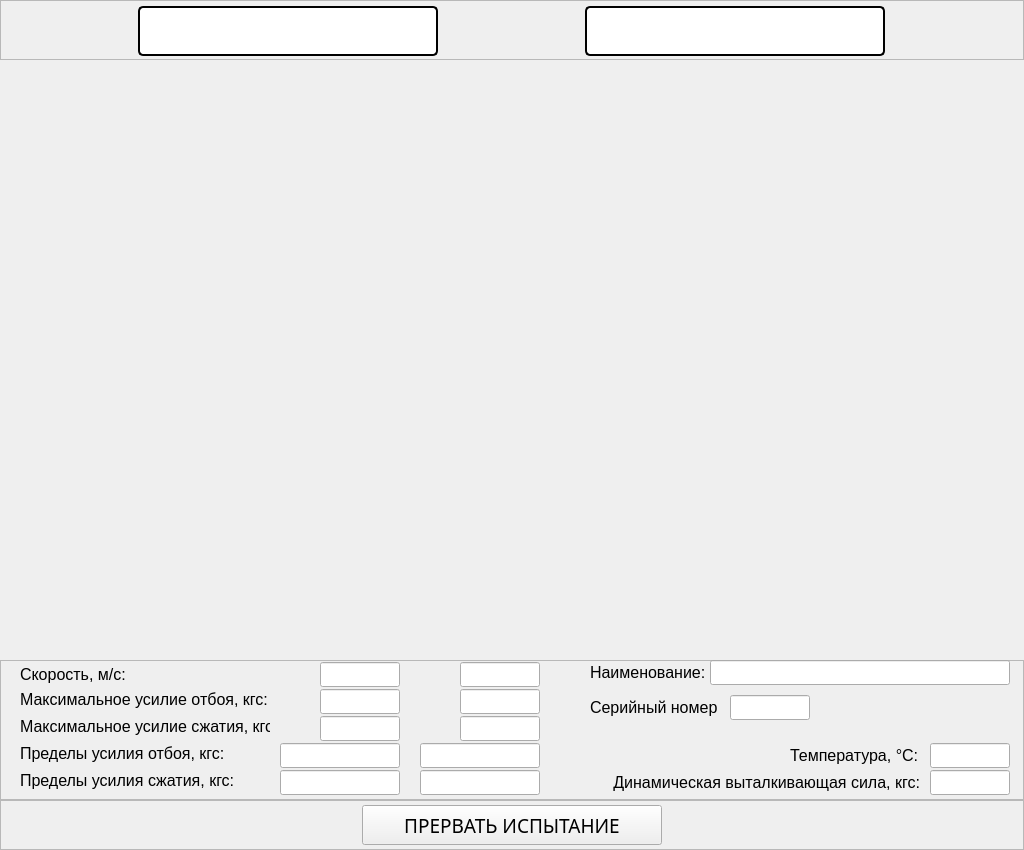
            <widget class="QWidget" name="test_conv_page_4">
             <layout class="QVBoxLayout" name="verticalLayout_2">
              <property name="spacing">
               <number>0</number>
              </property>
              <property name="leftMargin">
               <number>0</number>
              </property>
              <property name="topMargin">
               <number>0</number>
              </property>
              <property name="rightMargin">
               <number>0</number>
              </property>
              <property name="bottomMargin">
               <number>0</number>
              </property>
              <item>
               <widget class="QFrame" name="frame_signal">
                <property name="minimumSize">
                 <size>
                  <width>1024</width>
                  <height>60</height>
                 </size>
                </property>
                <property name="maximumSize">
                 <size>
                  <width>16777215</width>
                  <height>60</height>
                 </size>
                </property>
                <property name="frameShape">
                 <enum>QFrame::StyledPanel</enum>
                </property>
                <property name="frameShadow">
                 <enum>QFrame::Raised</enum>
                </property>
                <layout class="QHBoxLayout" name="horizontalLayout_5">
                 <property name="spacing">
                  <number>10</number>
                 </property>
                 <property name="leftMargin">
                  <number>0</number>
                 </property>
                 <property name="topMargin">
                  <number>5</number>
                 </property>
                 <property name="rightMargin">
                  <number>0</number>
                 </property>
                 <property name="bottomMargin">
                  <number>5</number>
                 </property>
                 <item>
                  <widget class="QLineEdit" name="first_signal">
                   <property name="minimumSize">
                    <size>
                     <width>300</width>
                     <height>50</height>
                    </size>
                   </property>
                   <property name="maximumSize">
                    <size>
                     <width>300</width>
                     <height>50</height>
                    </size>
                   </property>
                   <property name="styleSheet">
                    <string notr="true">QLineEdit 
{
	background-color: rgb(255, 255, 255);

	border: 2px rgb(0, 0, 0);
	border-radius: 5px;

	border-style: outset;

	padding: 5px;
}</string>
                   </property>
                   <property name="readOnly">
                    <bool>true</bool>
                   </property>
                  </widget>
                 </item>
                 <item>
                  <widget class="QLineEdit" name="second_signal">
                   <property name="minimumSize">
                    <size>
                     <width>300</width>
                     <height>50</height>
                    </size>
                   </property>
                   <property name="maximumSize">
                    <size>
                     <width>300</width>
                     <height>50</height>
                    </size>
                   </property>
                   <property name="styleSheet">
                    <string notr="true">QLineEdit 
{
	background-color: rgb(255, 255, 255);

	border: 2px rgb(0, 0, 0);
	border-radius: 5px;

	border-style: outset;

	padding: 5px;
}</string>
                   </property>
                   <property name="readOnly">
                    <bool>true</bool>
                   </property>
                  </widget>
                 </item>
                </layout>
               </widget>
              </item>
              <item>
               <widget class="PlotWidget" name="conv_GraphWidget" native="true">
                <property name="minimumSize">
                 <size>
                  <width>1024</width>
                  <height>600</height>
                 </size>
                </property>
                <property name="maximumSize">
                 <size>
                  <width>16777215</width>
                  <height>16777215</height>
                 </size>
                </property>
               </widget>
              </item>
              <item>
               <widget class="QFrame" name="frame_2">
                <property name="minimumSize">
                 <size>
                  <width>1024</width>
                  <height>140</height>
                 </size>
                </property>
                <property name="maximumSize">
                 <size>
                  <width>16777215</width>
                  <height>140</height>
                 </size>
                </property>
                <property name="frameShape">
                 <enum>QFrame::StyledPanel</enum>
                </property>
                <property name="frameShadow">
                 <enum>QFrame::Raised</enum>
                </property>
                <widget class="QLabel" name="lbl_8">
                 <property name="geometry">
                  <rect>
                   <x>20</x>
                   <y>29</y>
                   <width>250</width>
                   <height>20</height>
                  </rect>
                 </property>
                 <property name="minimumSize">
                  <size>
                   <width>0</width>
                   <height>0</height>
                  </size>
                 </property>
                 <property name="maximumSize">
                  <size>
                   <width>16777215</width>
                   <height>16777215</height>
                  </size>
                 </property>
                 <property name="font">
                  <font>
                   <family>Arial</family>
                   <pointsize>12</pointsize>
                  </font>
                 </property>
                 <property name="text">
                  <string>Максимальное усилие отбоя, кгс:</string>
                 </property>
                </widget>
                <widget class="QLabel" name="lbl_9">
                 <property name="geometry">
                  <rect>
                   <x>20</x>
                   <y>83</y>
                   <width>220</width>
                   <height>20</height>
                  </rect>
                 </property>
                 <property name="minimumSize">
                  <size>
                   <width>0</width>
                   <height>0</height>
                  </size>
                 </property>
                 <property name="maximumSize">
                  <size>
                   <width>16777215</width>
                   <height>16777215</height>
                  </size>
                 </property>
                 <property name="font">
                  <font>
                   <family>Arial</family>
                   <pointsize>12</pointsize>
                  </font>
                 </property>
                 <property name="text">
                  <string>Пределы усилия отбоя, кгс:</string>
                 </property>
                </widget>
                <widget class="QLabel" name="lbl_10">
                 <property name="geometry">
                  <rect>
                   <x>20</x>
                   <y>56</y>
                   <width>250</width>
                   <height>20</height>
                  </rect>
                 </property>
                 <property name="minimumSize">
                  <size>
                   <width>0</width>
                   <height>0</height>
                  </size>
                 </property>
                 <property name="maximumSize">
                  <size>
                   <width>16777215</width>
                   <height>16777215</height>
                  </size>
                 </property>
                 <property name="font">
                  <font>
                   <family>Arial</family>
                   <pointsize>12</pointsize>
                  </font>
                 </property>
                 <property name="text">
                  <string>Максимальное усилие сжатия, кгс:</string>
                 </property>
                </widget>
                <widget class="QLabel" name="lbl_11">
                 <property name="geometry">
                  <rect>
                   <x>20</x>
                   <y>110</y>
                   <width>220</width>
                   <height>20</height>
                  </rect>
                 </property>
                 <property name="minimumSize">
                  <size>
                   <width>0</width>
                   <height>0</height>
                  </size>
                 </property>
                 <property name="maximumSize">
                  <size>
                   <width>16777215</width>
                   <height>16777215</height>
                  </size>
                 </property>
                 <property name="font">
                  <font>
                   <family>Arial</family>
                   <pointsize>12</pointsize>
                  </font>
                 </property>
                 <property name="text">
                  <string>Пределы усилия сжатия, кгс:</string>
                 </property>
                </widget>
                <widget class="QLineEdit" name="conv_comp_limit_le">
                 <property name="geometry">
                  <rect>
                   <x>280</x>
                   <y>110</y>
                   <width>120</width>
                   <height>25</height>
                  </rect>
                 </property>
                 <property name="minimumSize">
                  <size>
                   <width>0</width>
                   <height>0</height>
                  </size>
                 </property>
                 <property name="maximumSize">
                  <size>
                   <width>16777215</width>
                   <height>16777215</height>
                  </size>
                 </property>
                 <property name="font">
                  <font>
                   <family>Arial</family>
                   <pointsize>14</pointsize>
                  </font>
                 </property>
                 <property name="alignment">
                  <set>Qt::AlignCenter</set>
                 </property>
                 <property name="readOnly">
                  <bool>true</bool>
                 </property>
                </widget>
                <widget class="QLineEdit" name="conv_recoil_limit_le">
                 <property name="geometry">
                  <rect>
                   <x>280</x>
                   <y>83</y>
                   <width>120</width>
                   <height>25</height>
                  </rect>
                 </property>
                 <property name="minimumSize">
                  <size>
                   <width>0</width>
                   <height>0</height>
                  </size>
                 </property>
                 <property name="maximumSize">
                  <size>
                   <width>16777215</width>
                   <height>16777215</height>
                  </size>
                 </property>
                 <property name="font">
                  <font>
                   <family>Arial</family>
                   <pointsize>14</pointsize>
                  </font>
                 </property>
                 <property name="text">
                  <string/>
                 </property>
                 <property name="alignment">
                  <set>Qt::AlignCenter</set>
                 </property>
                 <property name="readOnly">
                  <bool>true</bool>
                 </property>
                </widget>
                <widget class="QLineEdit" name="conv_recoil_le">
                 <property name="geometry">
                  <rect>
                   <x>320</x>
                   <y>29</y>
                   <width>80</width>
                   <height>25</height>
                  </rect>
                 </property>
                 <property name="minimumSize">
                  <size>
                   <width>0</width>
                   <height>0</height>
                  </size>
                 </property>
                 <property name="maximumSize">
                  <size>
                   <width>16777215</width>
                   <height>16777215</height>
                  </size>
                 </property>
                 <property name="font">
                  <font>
                   <family>Arial</family>
                   <pointsize>14</pointsize>
                  </font>
                 </property>
                 <property name="text">
                  <string/>
                 </property>
                 <property name="alignment">
                  <set>Qt::AlignCenter</set>
                 </property>
                 <property name="readOnly">
                  <bool>true</bool>
                 </property>
                </widget>
                <widget class="QLineEdit" name="conv_comp_le">
                 <property name="geometry">
                  <rect>
                   <x>320</x>
                   <y>56</y>
                   <width>80</width>
                   <height>25</height>
                  </rect>
                 </property>
                 <property name="minimumSize">
                  <size>
                   <width>0</width>
                   <height>0</height>
                  </size>
                 </property>
                 <property name="maximumSize">
                  <size>
                   <width>16777215</width>
                   <height>16777215</height>
                  </size>
                 </property>
                 <property name="font">
                  <font>
                   <family>Arial</family>
                   <pointsize>14</pointsize>
                  </font>
                 </property>
                 <property name="alignment">
                  <set>Qt::AlignCenter</set>
                 </property>
                 <property name="readOnly">
                  <bool>true</bool>
                 </property>
                </widget>
                <widget class="QLineEdit" name="conv_temperture_le">
                 <property name="geometry">
                  <rect>
                   <x>930</x>
                   <y>83</y>
                   <width>80</width>
                   <height>25</height>
                  </rect>
                 </property>
                 <property name="minimumSize">
                  <size>
                   <width>80</width>
                   <height>25</height>
                  </size>
                 </property>
                 <property name="maximumSize">
                  <size>
                   <width>16777215</width>
                   <height>16777215</height>
                  </size>
                 </property>
                 <property name="font">
                  <font>
                   <family>Arial</family>
                   <pointsize>14</pointsize>
                  </font>
                 </property>
                 <property name="alignment">
                  <set>Qt::AlignCenter</set>
                 </property>
                 <property name="readOnly">
                  <bool>true</bool>
                 </property>
                </widget>
                <widget class="QLabel" name="lbl_13">
                 <property name="geometry">
                  <rect>
                   <x>790</x>
                   <y>83</y>
                   <width>130</width>
                   <height>25</height>
                  </rect>
                 </property>
                 <property name="minimumSize">
                  <size>
                   <width>0</width>
                   <height>25</height>
                  </size>
                 </property>
                 <property name="maximumSize">
                  <size>
                   <width>16777215</width>
                   <height>16777215</height>
                  </size>
                 </property>
                 <property name="font">
                  <font>
                   <family>Arial</family>
                   <pointsize>12</pointsize>
                  </font>
                 </property>
                 <property name="text">
                  <string>Температура, °С:</string>
                 </property>
                </widget>
                <widget class="QLineEdit" name="conv_speed_one_le">
                 <property name="geometry">
                  <rect>
                   <x>320</x>
                   <y>2</y>
                   <width>80</width>
                   <height>25</height>
                  </rect>
                 </property>
                 <property name="minimumSize">
                  <size>
                   <width>0</width>
                   <height>0</height>
                  </size>
                 </property>
                 <property name="maximumSize">
                  <size>
                   <width>16777215</width>
                   <height>16777215</height>
                  </size>
                 </property>
                 <property name="font">
                  <font>
                   <family>Arial</family>
                   <pointsize>14</pointsize>
                  </font>
                 </property>
                 <property name="text">
                  <string/>
                 </property>
                 <property name="alignment">
                  <set>Qt::AlignCenter</set>
                 </property>
                 <property name="readOnly">
                  <bool>true</bool>
                 </property>
                </widget>
                <widget class="QLabel" name="lbl_12">
                 <property name="geometry">
                  <rect>
                   <x>20</x>
                   <y>2</y>
                   <width>145</width>
                   <height>25</height>
                  </rect>
                 </property>
                 <property name="minimumSize">
                  <size>
                   <width>0</width>
                   <height>25</height>
                  </size>
                 </property>
                 <property name="maximumSize">
                  <size>
                   <width>16777215</width>
                   <height>16777215</height>
                  </size>
                 </property>
                 <property name="font">
                  <font>
                   <family>Arial</family>
                   <pointsize>12</pointsize>
                  </font>
                 </property>
                 <property name="text">
                  <string>Скорость, м/с:</string>
                 </property>
                </widget>
                <widget class="QLineEdit" name="conv_speed_two_le">
                 <property name="geometry">
                  <rect>
                   <x>460</x>
                   <y>2</y>
                   <width>80</width>
                   <height>25</height>
                  </rect>
                 </property>
                 <property name="minimumSize">
                  <size>
                   <width>0</width>
                   <height>0</height>
                  </size>
                 </property>
                 <property name="maximumSize">
                  <size>
                   <width>16777215</width>
                   <height>16777215</height>
                  </size>
                 </property>
                 <property name="font">
                  <font>
                   <family>Arial</family>
                   <pointsize>14</pointsize>
                  </font>
                 </property>
                 <property name="text">
                  <string/>
                 </property>
                 <property name="alignment">
                  <set>Qt::AlignCenter</set>
                 </property>
                 <property name="readOnly">
                  <bool>true</bool>
                 </property>
                </widget>
                <widget class="QLineEdit" name="conv_recoil_le_2">
                 <property name="geometry">
                  <rect>
                   <x>460</x>
                   <y>29</y>
                   <width>80</width>
                   <height>25</height>
                  </rect>
                 </property>
                 <property name="minimumSize">
                  <size>
                   <width>0</width>
                   <height>0</height>
                  </size>
                 </property>
                 <property name="maximumSize">
                  <size>
                   <width>16777215</width>
                   <height>16777215</height>
                  </size>
                 </property>
                 <property name="font">
                  <font>
                   <family>Arial</family>
                   <pointsize>14</pointsize>
                  </font>
                 </property>
                 <property name="text">
                  <string/>
                 </property>
                 <property name="alignment">
                  <set>Qt::AlignCenter</set>
                 </property>
                 <property name="readOnly">
                  <bool>true</bool>
                 </property>
                </widget>
                <widget class="QLineEdit" name="conv_comp_le_2">
                 <property name="geometry">
                  <rect>
                   <x>460</x>
                   <y>56</y>
                   <width>80</width>
                   <height>25</height>
                  </rect>
                 </property>
                 <property name="minimumSize">
                  <size>
                   <width>0</width>
                   <height>0</height>
                  </size>
                 </property>
                 <property name="maximumSize">
                  <size>
                   <width>16777215</width>
                   <height>16777215</height>
                  </size>
                 </property>
                 <property name="font">
                  <font>
                   <family>Arial</family>
                   <pointsize>14</pointsize>
                  </font>
                 </property>
                 <property name="alignment">
                  <set>Qt::AlignCenter</set>
                 </property>
                 <property name="readOnly">
                  <bool>true</bool>
                 </property>
                </widget>
                <widget class="QLineEdit" name="conv_recoil_limit_le_2">
                 <property name="geometry">
                  <rect>
                   <x>420</x>
                   <y>83</y>
                   <width>120</width>
                   <height>25</height>
                  </rect>
                 </property>
                 <property name="minimumSize">
                  <size>
                   <width>0</width>
                   <height>0</height>
                  </size>
                 </property>
                 <property name="maximumSize">
                  <size>
                   <width>16777215</width>
                   <height>16777215</height>
                  </size>
                 </property>
                 <property name="font">
                  <font>
                   <family>Arial</family>
                   <pointsize>14</pointsize>
                  </font>
                 </property>
                 <property name="text">
                  <string/>
                 </property>
                 <property name="alignment">
                  <set>Qt::AlignCenter</set>
                 </property>
                 <property name="readOnly">
                  <bool>true</bool>
                 </property>
                </widget>
                <widget class="QLineEdit" name="conv_comp_limit_le_2">
                 <property name="geometry">
                  <rect>
                   <x>420</x>
                   <y>110</y>
                   <width>120</width>
                   <height>25</height>
                  </rect>
                 </property>
                 <property name="minimumSize">
                  <size>
                   <width>0</width>
                   <height>0</height>
                  </size>
                 </property>
                 <property name="maximumSize">
                  <size>
                   <width>16777215</width>
                   <height>16777215</height>
                  </size>
                 </property>
                 <property name="font">
                  <font>
                   <family>Arial</family>
                   <pointsize>14</pointsize>
                  </font>
                 </property>
                 <property name="alignment">
                  <set>Qt::AlignCenter</set>
                 </property>
                 <property name="readOnly">
                  <bool>true</bool>
                 </property>
                </widget>
                <widget class="QLineEdit" name="conv_push_force_le">
                 <property name="geometry">
                  <rect>
                   <x>930</x>
                   <y>110</y>
                   <width>80</width>
                   <height>25</height>
                  </rect>
                 </property>
                 <property name="minimumSize">
                  <size>
                   <width>80</width>
                   <height>25</height>
                  </size>
                 </property>
                 <property name="maximumSize">
                  <size>
                   <width>16777215</width>
                   <height>16777215</height>
                  </size>
                 </property>
                 <property name="font">
                  <font>
                   <family>Arial</family>
                   <pointsize>14</pointsize>
                  </font>
                 </property>
                 <property name="alignment">
                  <set>Qt::AlignCenter</set>
                 </property>
                 <property name="readOnly">
                  <bool>true</bool>
                 </property>
                </widget>
                <widget class="QLabel" name="lbl_push_force_conv">
                 <property name="geometry">
                  <rect>
                   <x>590</x>
                   <y>110</y>
                   <width>330</width>
                   <height>25</height>
                  </rect>
                 </property>
                 <property name="minimumSize">
                  <size>
                   <width>0</width>
                   <height>25</height>
                  </size>
                 </property>
                 <property name="maximumSize">
                  <size>
                   <width>16777215</width>
                   <height>16777215</height>
                  </size>
                 </property>
                 <property name="font">
                  <font>
                   <family>Arial</family>
                   <pointsize>12</pointsize>
                   <weight>50</weight>
                   <bold>false</bold>
                  </font>
                 </property>
                 <property name="text">
                  <string>&lt;html&gt;&lt;head/&gt;&lt;body&gt;&lt;p&gt;Динамическая выталкивающая сила, кгс:&lt;/p&gt;&lt;/body&gt;&lt;/html&gt;</string>
                 </property>
                 <property name="textFormat">
                  <enum>Qt::AutoText</enum>
                 </property>
                 <property name="alignment">
                  <set>Qt::AlignRight|Qt::AlignTrailing|Qt::AlignVCenter</set>
                 </property>
                </widget>
                <widget class="QLabel" name="lbl_18">
                 <property name="geometry">
                  <rect>
                   <x>590</x>
                   <y>0</y>
                   <width>121</width>
                   <height>25</height>
                  </rect>
                 </property>
                 <property name="minimumSize">
                  <size>
                   <width>0</width>
                   <height>25</height>
                  </size>
                 </property>
                 <property name="maximumSize">
                  <size>
                   <width>16777215</width>
                   <height>25</height>
                  </size>
                 </property>
                 <property name="font">
                  <font>
                   <family>Arial</family>
                   <pointsize>12</pointsize>
                  </font>
                 </property>
                 <property name="text">
                  <string>Наименование:</string>
                 </property>
                </widget>
                <widget class="QLineEdit" name="conv_name_le">
                 <property name="geometry">
                  <rect>
                   <x>710</x>
                   <y>0</y>
                   <width>300</width>
                   <height>25</height>
                  </rect>
                 </property>
                 <property name="minimumSize">
                  <size>
                   <width>300</width>
                   <height>25</height>
                  </size>
                 </property>
                 <property name="maximumSize">
                  <size>
                   <width>300</width>
                   <height>25</height>
                  </size>
                 </property>
                 <property name="font">
                  <font>
                   <family>Arial</family>
                   <pointsize>14</pointsize>
                  </font>
                 </property>
                 <property name="text">
                  <string/>
                 </property>
                 <property name="alignment">
                  <set>Qt::AlignCenter</set>
                 </property>
                 <property name="readOnly">
                  <bool>true</bool>
                 </property>
                </widget>
                <widget class="QLabel" name="lbl_29">
                 <property name="geometry">
                  <rect>
                   <x>590</x>
                   <y>35</y>
                   <width>128</width>
                   <height>25</height>
                  </rect>
                 </property>
                 <property name="minimumSize">
                  <size>
                   <width>0</width>
                   <height>25</height>
                  </size>
                 </property>
                 <property name="maximumSize">
                  <size>
                   <width>16777215</width>
                   <height>25</height>
                  </size>
                 </property>
                 <property name="font">
                  <font>
                   <family>Arial</family>
                   <pointsize>12</pointsize>
                  </font>
                 </property>
                 <property name="text">
                  <string>Серийный номер:</string>
                 </property>
                </widget>
                <widget class="QLineEdit" name="conv_serial_le">
                 <property name="geometry">
                  <rect>
                   <x>730</x>
                   <y>35</y>
                   <width>80</width>
                   <height>25</height>
                  </rect>
                 </property>
                 <property name="minimumSize">
                  <size>
                   <width>0</width>
                   <height>0</height>
                  </size>
                 </property>
                 <property name="maximumSize">
                  <size>
                   <width>150</width>
                   <height>25</height>
                  </size>
                 </property>
                 <property name="font">
                  <font>
                   <family>Arial</family>
                   <pointsize>14</pointsize>
                  </font>
                 </property>
                 <property name="text">
                  <string/>
                 </property>
                 <property name="alignment">
                  <set>Qt::AlignCenter</set>
                 </property>
                 <property name="readOnly">
                  <bool>true</bool>
                 </property>
                </widget>
               </widget>
              </item>
              <item>
               <widget class="QFrame" name="conv_btn_frame">
                <property name="minimumSize">
                 <size>
                  <width>1024</width>
                  <height>50</height>
                 </size>
                </property>
                <property name="maximumSize">
                 <size>
                  <width>16777215</width>
                  <height>50</height>
                 </size>
                </property>
                <property name="frameShape">
                 <enum>QFrame::StyledPanel</enum>
                </property>
                <property name="frameShadow">
                 <enum>QFrame::Raised</enum>
                </property>
                <layout class="QHBoxLayout" name="horizontalLayout_8">
                 <property name="spacing">
                  <number>0</number>
                 </property>
                 <property name="leftMargin">
                  <number>0</number>
                 </property>
                 <property name="topMargin">
                  <number>0</number>
                 </property>
                 <property name="rightMargin">
                  <number>0</number>
                 </property>
                 <property name="bottomMargin">
                  <number>0</number>
                 </property>
                 <item>
                  <widget class="QPushButton" name="test_conv_cancel_btn">
                   <property name="minimumSize">
                    <size>
                     <width>300</width>
                     <height>40</height>
                    </size>
                   </property>
                   <property name="maximumSize">
                    <size>
                     <width>300</width>
                     <height>40</height>
                    </size>
                   </property>
                   <property name="font">
                    <font>
                     <family>Arial Black</family>
                     <pointsize>14</pointsize>
                    </font>
                   </property>
                   <property name="text">
                    <string>ПРЕРВАТЬ ИСПЫТАНИЕ</string>
                   </property>
                  </widget>
                 </item>
                </layout>
               </widget>
              </item>
             </layout>
            </widget>
